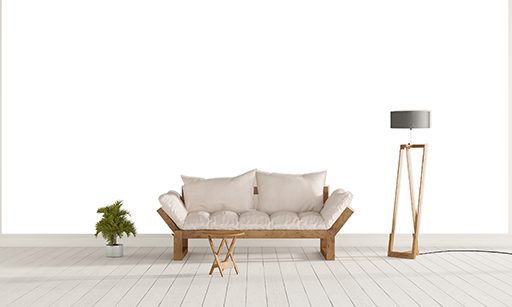
#> input picture files/wall_m.jpg, 512 x 307 px; its folder holds only this picture in this run
$ python -i imgutils.py   (imports and definitions only)   (older library calls are emulated)
#> lines starting #> are read from the running program, lines starting #| are printed output that depends on the picture; after the words box and inside, x2 and y2 are one past the last pixel; in counts of white or black regions, pixels touching at a corner belong together
import uuid
import cv2
import  base64
import utils
import numpy as np
from PIL import Image
from wand.image import Image as wandImage
from imgproc import imgproc as impr


# [24 lines left out: functions decode_img_and_save_to_folder, encode_img, make_and_save_thumbnail, process_mask, not called in this run]


def black_to_transparent(src_path, dest_path):
#> called with src_path = 'files/wall_m.jpg', dest_path = 'out.png'
    src = cv2.imread(src_path, 1)
#> src is the input picture: shape (307, 512, 3); mean B, G, R 232.3, 235.7, 238.6
    tmp = cv2.cvtColor(src, cv2.COLOR_BGR2GRAY)
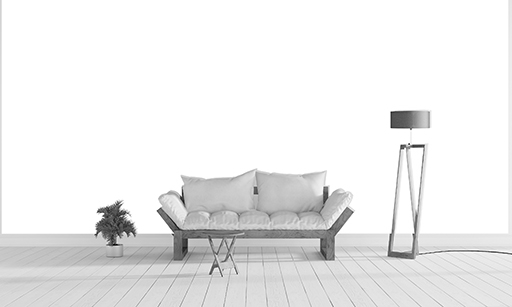
#> tmp: shape (307, 512); min 0, max 255, mean 236.1
    _,alpha = cv2.threshold(tmp,0,255,cv2.THRESH_BINARY)
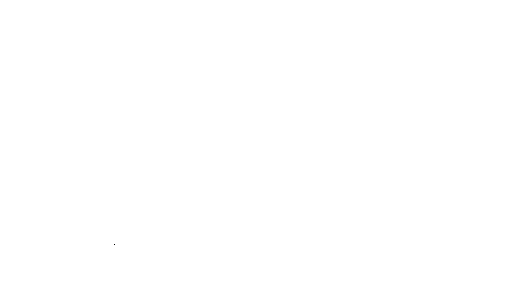
#> alpha: shape (307, 512); 100% white; black in thin lines or dots, all inside (x1, y1, x2, y2) = (114, 244, 115, 245)
    b, g, r = cv2.split(src)
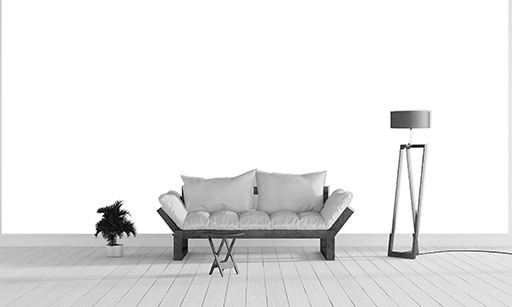
#> b: shape (307, 512); min 0, max 255, mean 232.3
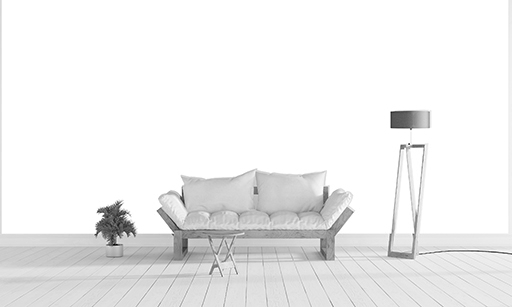
#> r: shape (307, 512); min 0, max 255, mean 238.6
    rgba = [b,g,r, alpha]
    dst = cv2.merge(rgba,4)
    cv2.imwrite(dest_path, dst)

# [35 lines left out: functions transparent_to_black, remove_transparency, process_automode_img, not called in this run]

>>> result = black_to_transparent('files/wall_m.jpg', 'out.png')
